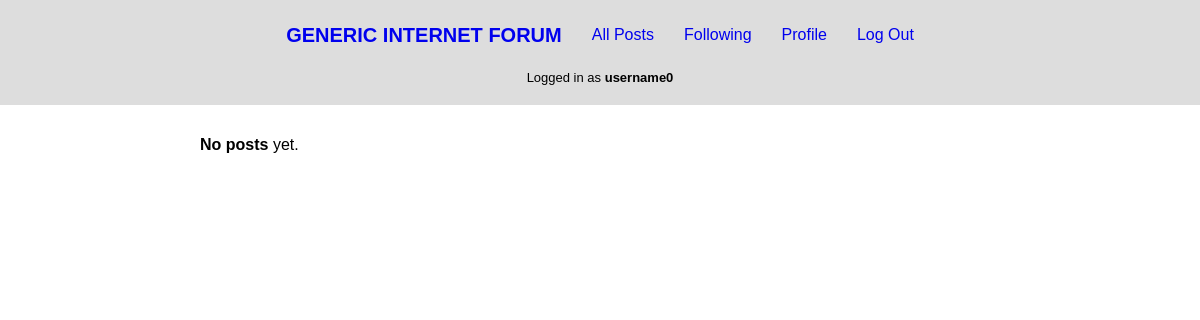
The app's page /all-posts (signed in), older data.
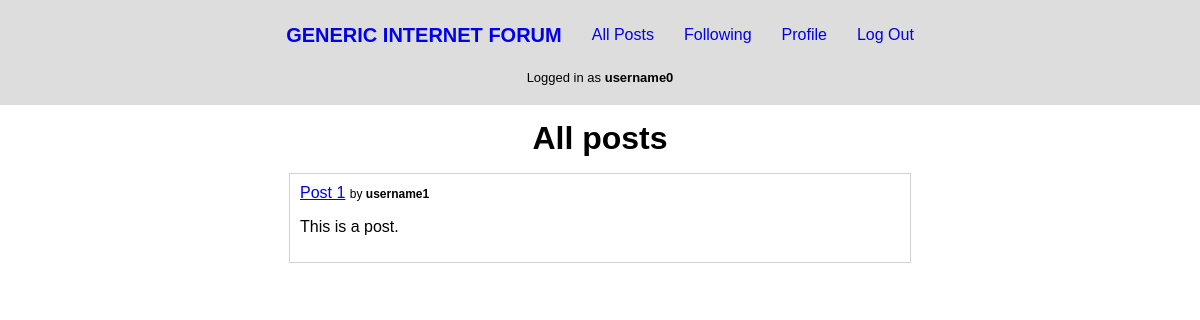
The same page, newer data.
### forum/models.py (models this page shows, shortened)
class Post(models.Model):
    topic = models.ForeignKey(
        Topic, on_delete=models.CASCADE, related_name="posts")
    author = models.ForeignKey(
        User, on_delete=models.CASCADE, related_name="posts")
    title = models.TextField(max_length=120)
    content = models.TextField(max_length=5000)
    timestamp = models.DateTimeField(auto_now_add=True)

class User(AbstractUser):
    pass

### forum/views.py (the view)
# urls.py: path("all-posts", views.all_posts, name="all_posts"),
def all_posts(request):
    posts = Post.objects.all()
    return render(request, "forum/all-posts.html", {
        "posts": posts
    })

### forum/templates/forum/all-posts.html
{% extends "forum/layout.html" %}
{% load static %}
{% block css %}
    <link href="{% static 'forum/all-posts.css' %}" rel="stylesheet">
{% endblock %}
{% block body %}
    {% if posts %}
        <div id="topics">
            <h1>All posts</h1>
            <ul>
                {% for post in posts %}
                    <li class="post">
                        <a href="{% url 'post' post.id %}">{{ post.title }}</a> <span>by <b><a class="username" href="{% url 'profile' post.author.username %}">{{ post.author.username }}</a></b></span>
                        <p>{{ post.content }}</p>
                    </li>
                {% endfor %}
            </ul>
        </div>
    {% else %}
        <p><b>No posts</b> yet.</p>
    {% endif %}
{% endblock %}

Row changes from the older to the newer data that the page shows:
added Post: title "Post 1", author.username "username1", content "This is a post."
Text that changed along with them:
text no longer shown: "No posts yet."
text now shown: "All posts"
